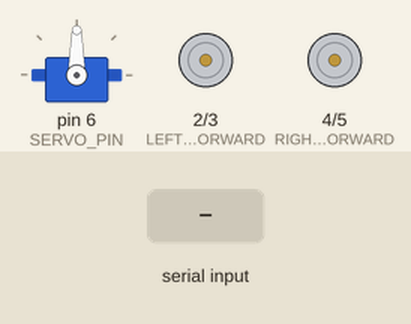
Simulated run of this sketch. Board: Arduino Uno, built with avr-gcc and run on an emulated ATmega328P. On the bench: servo, motor-driver pin pairs drawn as motors (green arrow = first pin HIGH = forward, orange = second pin HIGH = backward, longer = more drive). The inputs (shaded band) are chosen by the test bench.

Above: at 1.2 s.
1.3 s: "F" received over the second serial link
At 1.6 s:
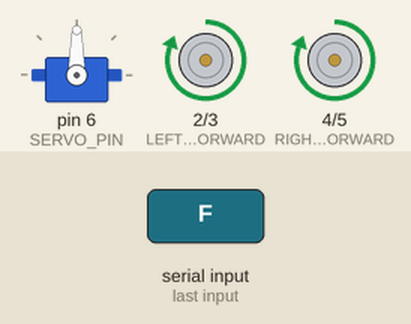
2.8 s: "B" received over the second serial link
At 4.0 s:
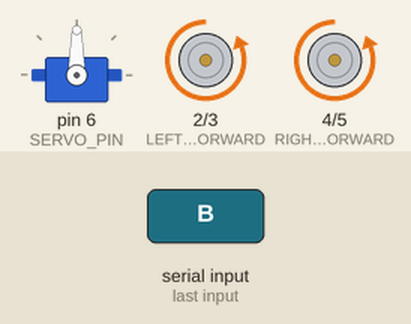
4.3 s: "L" received over the second serial link
At 5.1 s:
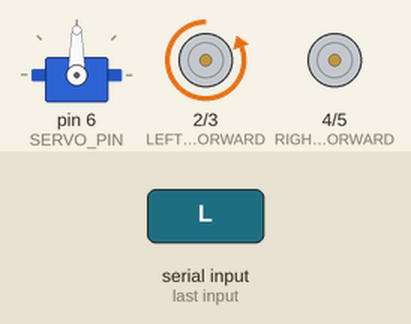
5.8 s: "R" received over the second serial link
At 6.3 s:
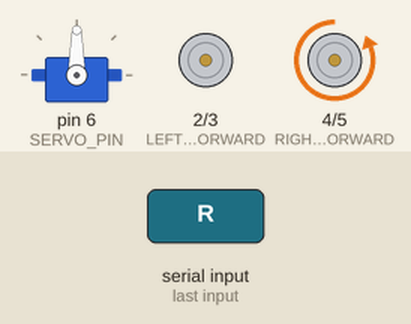
7.3 s: "S" received over the second serial link
At 8.5 s:
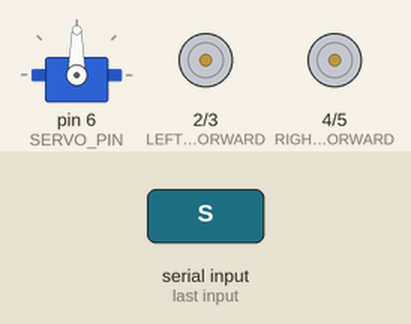
8.8 s: "U" received over the second serial link
At 12.05 s:
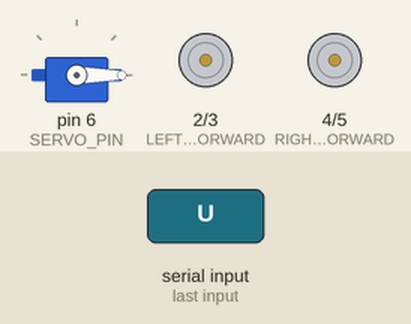
Timing chart, 0 to 12.3 s (numbered marks = the images above; inputs shaded):
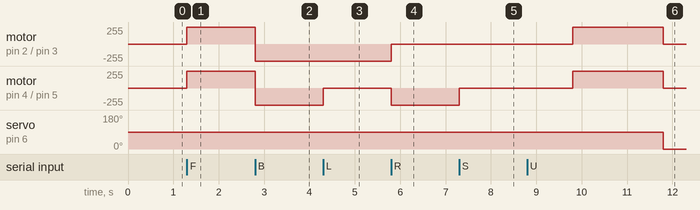

The sketch:

wheelchair_control.ino
```cpp
#include <SoftwareSerial.h>
#include <Servo.h>

SoftwareSerial BT(10, 11);

#define LEFT_MOTOR_FORWARD 2
#define LEFT_MOTOR_BACKWARD 3
#define RIGHT_MOTOR_FORWARD 4
#define RIGHT_MOTOR_BACKWARD 5

Servo stairServo;
#define SERVO_PIN 6

#define TRIG_PIN 7
#define ECHO_PIN 8

void setup() {
    Serial.begin(9600);
    BT.begin(9600);
    pinMode(LEFT_MOTOR_FORWARD, OUTPUT);
    pinMode(LEFT_MOTOR_BACKWARD, OUTPUT);
    pinMode(RIGHT_MOTOR_FORWARD, OUTPUT);
    pinMode(RIGHT_MOTOR_BACKWARD, OUTPUT);
    pinMode(TRIG_PIN, OUTPUT);
    pinMode(ECHO_PIN, INPUT);
    stairServo.attach(SERVO_PIN);
}

void loop() {
    if (BT.available()) {
        char command = BT.read();
        executeCommand(command);
    }
}

void executeCommand(char command) {
    switch (command) {
        case 'F': moveForward(); break;
        case 'B': moveBackward(); break;
        case 'L': turnLeft(); break;
        case 'R': turnRight(); break;
        case 'S': stopMotors(); break;
        case 'U': climbStairs(); break;
    }
}

void moveForward() {
    digitalWrite(LEFT_MOTOR_FORWARD, HIGH);
    digitalWrite(RIGHT_MOTOR_FORWARD, HIGH);
    digitalWrite(LEFT_MOTOR_BACKWARD, LOW);
    digitalWrite(RIGHT_MOTOR_BACKWARD, LOW);
}

void moveBackward() {
    digitalWrite(LEFT_MOTOR_BACKWARD, HIGH);
    digitalWrite(RIGHT_MOTOR_BACKWARD, HIGH);
    digitalWrite(LEFT_MOTOR_FORWARD, LOW);
    digitalWrite(RIGHT_MOTOR_FORWARD, LOW);
}

void turnLeft() {
    digitalWrite(LEFT_MOTOR_FORWARD, LOW);
    digitalWrite(RIGHT_MOTOR_FORWARD, HIGH);
}

void turnRight() {
    digitalWrite(LEFT_MOTOR_FORWARD, HIGH);
    digitalWrite(RIGHT_MOTOR_FORWARD, LOW);
}

void stopMotors() {
    digitalWrite(LEFT_MOTOR_FORWARD, LOW);
    digitalWrite(RIGHT_MOTOR_FORWARD, LOW);
    digitalWrite(LEFT_MOTOR_BACKWARD, LOW);
    digitalWrite(RIGHT_MOTOR_BACKWARD, LOW);
}

void climbStairs() {
    stairServo.write(90); // Adjust angle for lifting the wheels
    delay(1000);
    moveForward();
    delay(2000);
    stopMotors();
    stairServo.write(0); // Reset servo position
}
```

Measured:
- after the input at 1.3 s, motor on pin 2 (LEFT_MOTOR_FORWARD) / pin 3 (LEFT_MOTOR_BACKWARD), motor on pin 4 (RIGHT_MOTOR_FORWARD) / pin 5 (RIGHT_MOTOR_BACKWARD): stopped → forward 255/255 at once
- after the input at 2.8 s, motor on pin 2 (LEFT_MOTOR_FORWARD) / pin 3 (LEFT_MOTOR_BACKWARD), motor on pin 4 (RIGHT_MOTOR_FORWARD) / pin 5 (RIGHT_MOTOR_BACKWARD): forward 255/255 → backward 255/255 at once
- after the input at 4.3 s, motor on pin 4 (RIGHT_MOTOR_FORWARD) / pin 5 (RIGHT_MOTOR_BACKWARD): backward 255/255 → stopped at once
- after the input at 5.8 s, motor on pin 2 (LEFT_MOTOR_FORWARD) / pin 3 (LEFT_MOTOR_BACKWARD): backward 255/255 → stopped at once; motor on pin 4 (RIGHT_MOTOR_FORWARD) / pin 5 (RIGHT_MOTOR_BACKWARD): stopped → backward 255/255 at once
- after the input at 7.3 s, motor on pin 4 (RIGHT_MOTOR_FORWARD) / pin 5 (RIGHT_MOTOR_BACKWARD): backward 255/255 → stopped at once
- after the input at 8.8 s, motor on pin 2 (LEFT_MOTOR_FORWARD) / pin 3 (LEFT_MOTOR_BACKWARD), motor on pin 4 (RIGHT_MOTOR_FORWARD) / pin 5 (RIGHT_MOTOR_BACKWARD): stopped → forward 255/255 after 1.0 s, → stopped 2.0 s later; servo on pin 6 (SERVO_PIN): 90° → 0° after 3.0 s
